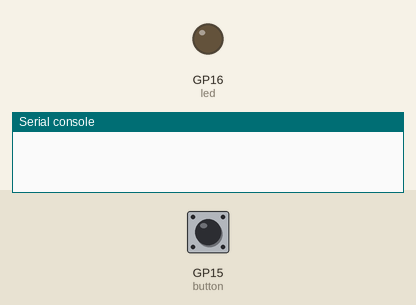
Recording of a program running on a simulated Raspberry Pi Pico running MicroPython. Parts: output pins drawn as LEDs (lit = HIGH), the last lines printed to the serial console. The inputs (shaded band) are chosen by the test bench; at power-on: GP15 (button) HIGH.

Above: at 1.2 s.
1.3 s: GP15 (button) pulled LOW for 0.15 s
At 3.2 s:
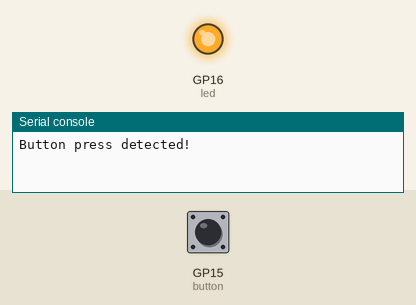
3.5 s: GP15 (button) pulled LOW for 1 s
At 4.7 s:
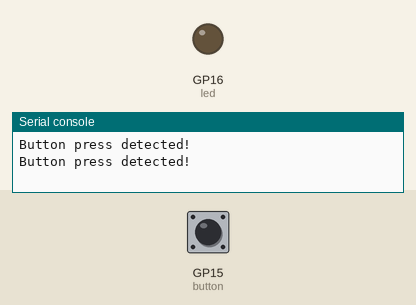
6.0 s: GP15 (button) pulled LOW for 3.2 s
At 7.4 s:
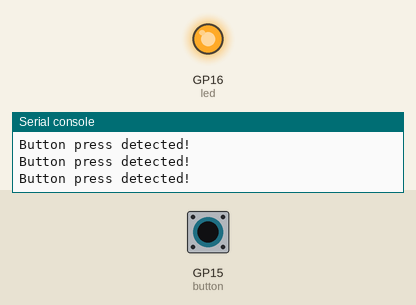
Timing chart, 0 to 9.0 s (numbered marks = the images above; inputs shaded):
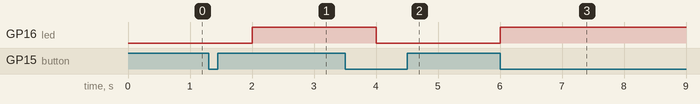

Measured:
- after the input at 1.3 s, GP16 (led): LOW → HIGH after 0.70 s
- after the input at 3.5 s, GP16 (led): HIGH → LOW after 0.50 s
- after the input at 6.0 s, GP16 (led): LOW → HIGH at once

The program:

hello_blinkyButtonInterrupt.py
```python
# hello_blinkyButtonInterrupt.py - Blink an external LED with
#   a button interrupt
from machine import Pin
from time import sleep, ticks_ms, ticks_diff

# Initialize the LED
led = Pin(16, Pin.OUT)  # GPIO16
led.off()

# Initialize the button pin
button = Pin(15, Pin.IN, Pin.PULL_UP)  # GPIO15

# Define an ISR callback function for a button press
interrupt_flag = 0
last_debounce_time = 0
def button_isr(pin):
    global interrupt_flag, last_debounce_time
    current_time = ticks_ms()  # get current time in milliseconds

    # Debounce: Has the button been held down for at least 50ms?
    if ticks_diff(current_time, last_debounce_time) > 50:
        interrupt_flag = 1  # set interrupt flag
        last_debounce_time = current_time

# Initialize the IRQ
button.irq(trigger = Pin.IRQ_FALLING, handler = button_isr)

# Perform main tasks while the IRQ is running in the background
def main_program():
    global interrupt_flag
    while True:
        # Button pressed?
        if interrupt_flag == 1:
            print("Button press detected!")
            led.toggle()  # toggle LED
            interrupt_flag = 0  # reset interrupt flag
        sleep(1)  # delay

if __name__ == '__main__':
    try:
        # Start main program
        main_program()

    # Keyboard interrupt caught
    except KeyboardInterrupt:
        print("\nUser interrupted the program.")

    # Unexpected error
    except Exception as e:
        print(f"An unexpected error occurred: {e}")

    # End the program gracefully
    finally:
        # Turn off LED
        led.off()

        print("\nButton interrupt program ended.")
```
